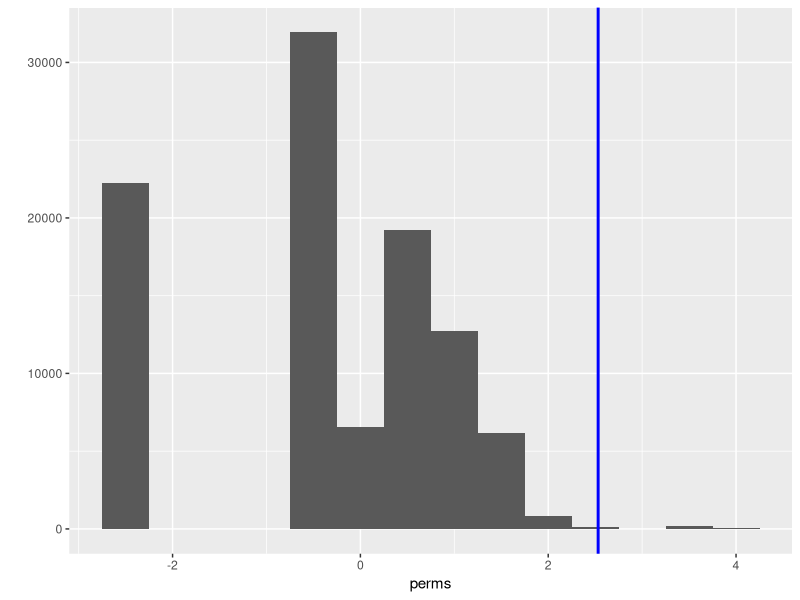

This chart was generated by the following R code:
## ---- chunk 1
cold <- c(1,1,1,3) # number of incidencts below 18 degrees C
warm <- c(rep(0, 17), 1, 1, 2) # number of incidencts above 18 degrees C
## ---- chunk 2
T <- (mean(cold) - mean(warm))/sqrt(var(cold)/4 + var(warm)/20) # t-statistic
T 
## ---- chunk 3
sample(1:24, size = 4, replace = FALSE)
## ---- chunk 4
O_ring_data <- c(cold, warm) # Put all data in one vector
perm_o_ring <- function(){
  cold_indices <- sample(1:24, size = 4, replace = FALSE) # randomly select 4 integers from 1 to 24
  cold_perm <- O_ring_data[cold_indices] # Assign "cold" group
  warm_perm <- O_ring_data[-cold_indices] # Assign remaining elements to "warm" group
  (mean(cold_perm) - mean(warm_perm))/sqrt(var(cold_perm)/4 + var(warm_perm)/20)
}
perm_o_ring()
## ---- chunk 5
set.seed(1986) # Challenger exploded in 1986
perms <- replicate(100000, perm_o_ring()) # randomly permute, calculate t-stat 100,000 times
mean(perms > T) # Proportion of t-stats more extreme than observed

library(ggplot2)
qplot(perms, binwidth = .5) + # Histogram of randomly assigned group t-stats
  geom_vline(xintercept = T, color = "blue", size = 1) # vertical line = observed t-stat
## ---- chunk 6
O_ring_data 
Groups <- as.factor(c(rep(0,4), rep(1, 20))) # Create group label vector
str(Groups)
## ---- chunk 7
library(coin) # load coin package
oneway_test(O_ring_data ~ Groups, distribution = "exact")
